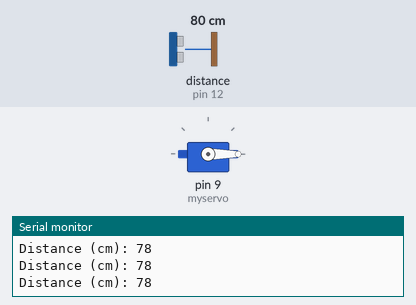
Bench run of a sketch on a simulated Arduino Uno, built with avr-gcc and run on an emulated ATmega328P. Parts: servo, the last lines printed to the serial monitor. Wiring (inferred from the names in the program): ultrasonic range finder: trigger pin 13; echo pin 12. The test bench sets the inputs (shaded band); at power-on: distance to the obstacle (sensor on pin 12) 80 cm. The echo pulse lasts 58.3 µs per cm.

Above: at 1.2 s.
1.3 s: distance to the obstacle (sensor on pin 12) set to 8 cm
2.8 s: distance to the obstacle (sensor on pin 12) set to 5 cm
At 4.0 s:
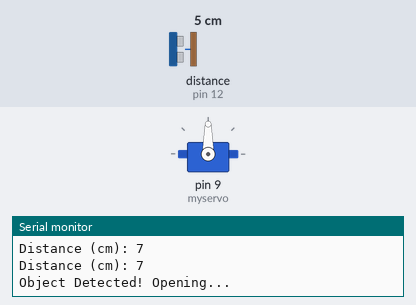
4.3 s: distance to the obstacle (sensor on pin 12) set to 9 cm
At 5.7 s:
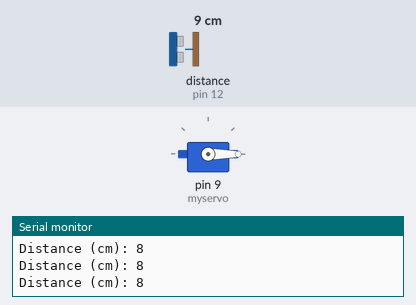
6.4 s: distance to the obstacle (sensor on pin 12) set to 2 cm
At 7.4 s:
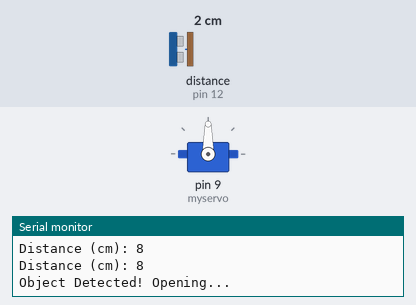
Timing chart, 0 to 8.9 s (numbered marks = the images above; inputs shaded):
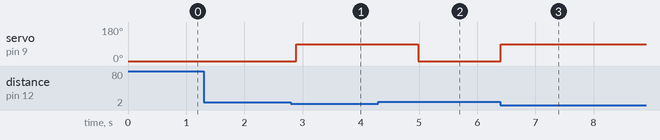

Measured:
- the behaviour switches between 7 and 6 cm on distance to the obstacle (sensor on pin 12) (found by bisection; images 0 and 1)
- after the input at 2.8 s, servo on pin 9 (myservo): 0° → 90° after 0.09 s
- after the input at 4.3 s, servo on pin 9 (myservo): 90° → 0° after 0.69 s
- after the input at 6.4 s, servo on pin 9 (myservo): 0° → 90° at once

The sketch:

MiniProject_Autogate.ino
```cpp
#include <Servo.h>

Servo myservo;
const int trigPin = 13;
const int echoPin = 12;

void setup() {
  Serial.begin(9600);
  myservo.attach(9);
  pinMode(trigPin, OUTPUT);
  pinMode(echoPin, INPUT);

  // Start with the gate closed
  myservo.write(0);
}

void loop() {
  // --- Distance Sensing Logic ---
  digitalWrite(trigPin, LOW);
  delayMicroseconds(2);
  digitalWrite(trigPin, HIGH);
  delayMicroseconds(10);
  digitalWrite(trigPin, LOW);

  long duration = pulseIn(echoPin, HIGH);
  int distance = duration * 0.034 / 2;

  // --- Gate Control Logic ---
  if (distance > 0 && distance <= 5) {
    Serial.println("Object Detected! Opening...");
    myservo.write(90);
    delay(2000); // Keep gate open for 2 seconds before checking again
  }
  else {
    myservo.write(0); // Close gate
  }

  Serial.print("Distance (cm): ");
  Serial.println(distance);
  delay(100); // Faster polling for better responsiveness
}
```
